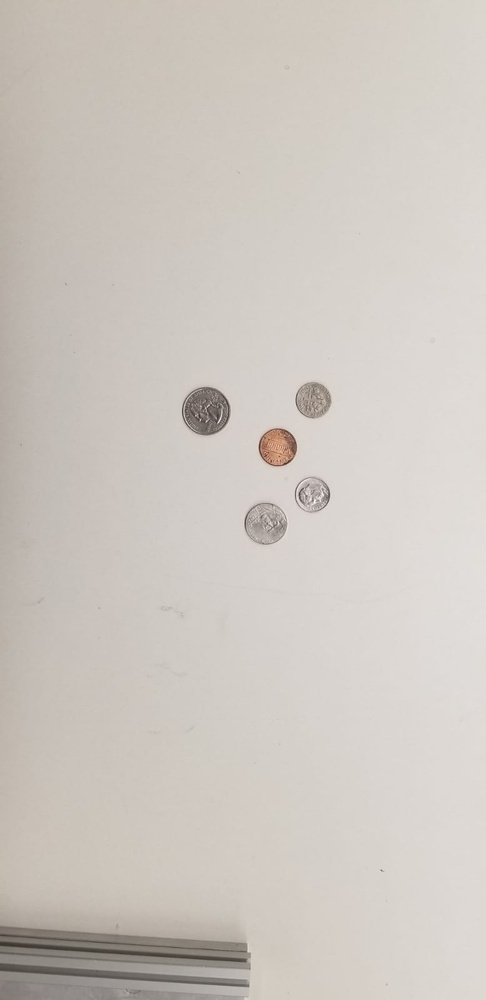
//> input picture image1.jpeg, 486 x 1000 px, shrunk from 777 x 1600 before the run
$ ./coincount image1.jpeg   (built with g++ and OpenCV 4)
//> lines starting //> are read from the running program, lines starting //| are printed output that depends on the picture; after the words box and inside, x2 and y2 are one past the last pixel; in counts of white or black regions, pixels touching at a corner belong together
/*
  Abdul Mannan
  Coin Counter
  CSE4310 Intro to Computer Vision
  July 12, 2018

*/


// include necessary dependencies
#include <iostream>
#include <string>
#include <vector>
#include "opencv2/opencv.hpp"

#include <opencv2/core.hpp>
#include <opencv2/highgui.hpp>
#include <opencv2/imgproc.hpp>


using namespace cv;
using namespace std;

float getCirTh(vector<Point> center);
void processCoin(float ratio);

int quarters =0, nickels=0, dimes =0, pennies= 0;
float total = 0.0;

struct sort_pred{
  bool operator()(const Vec3f &left, const Vec3f &right){
    return left[2]<right[2];
  }
};

int main(int argc, char **argv)
{
    // open the input image

  Mat imageIn = cv::imread(argv[1], CV_LOAD_IMAGE_COLOR);
//> imageIn is the input picture: 1000 rows x 486 cols, CV_8UC3; mean B, G, R 192.8, 199.3, 205.5
  Mat gray;
  cvtColor(imageIn,gray, CV_BGR2GRAY);

  //imshow("Blurred", gray);

  GaussianBlur(gray, gray, Size(1,1), 0, 0);
	// [7 lines of commented-out code are left out]

  Mat imgTh = Mat(gray.rows, gray.cols, CV_8UC1);
  double otsuThVal =  threshold(
    gray, imgTh, 0, 255, CV_THRESH_BINARY | CV_THRESH_OTSU
  ) ;
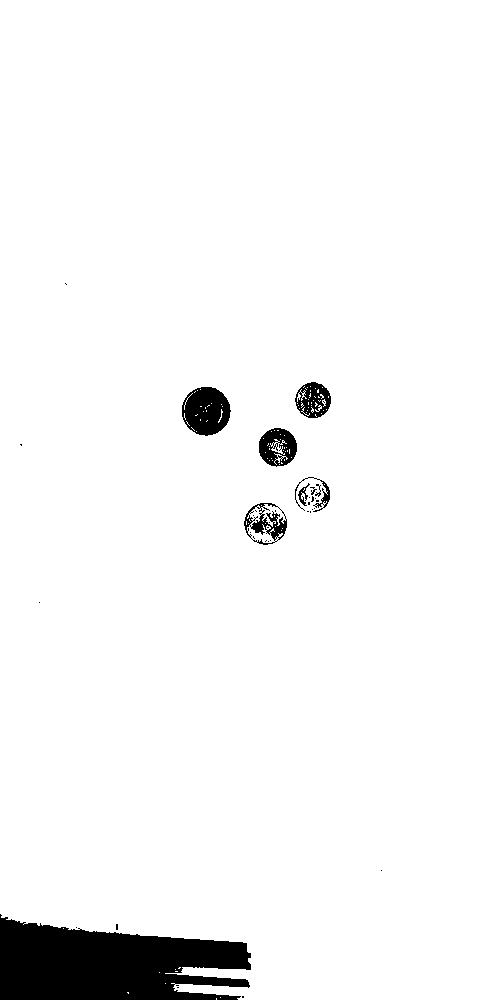
//> imgTh: 1000 rows x 486 cols, CV_8UC1; 95.9% white; 38 black regions (29 under 20 px), largest, box (x1, y1, x2, y2) and area: (0, 914, 251, 1000) 15398, (182, 387, 231, 436) 1783, (259, 428, 297, 467) 984
//> otsuThVal = 165

  //imshow("otsu", imgTh);
  double highTh = otsuThVal, lowTh = otsuThVal * 0.5;
//> highTh = 165; lowTh = 82.5

  Mat edges ;
  Canny(gray, edges, lowTh, highTh, 3);
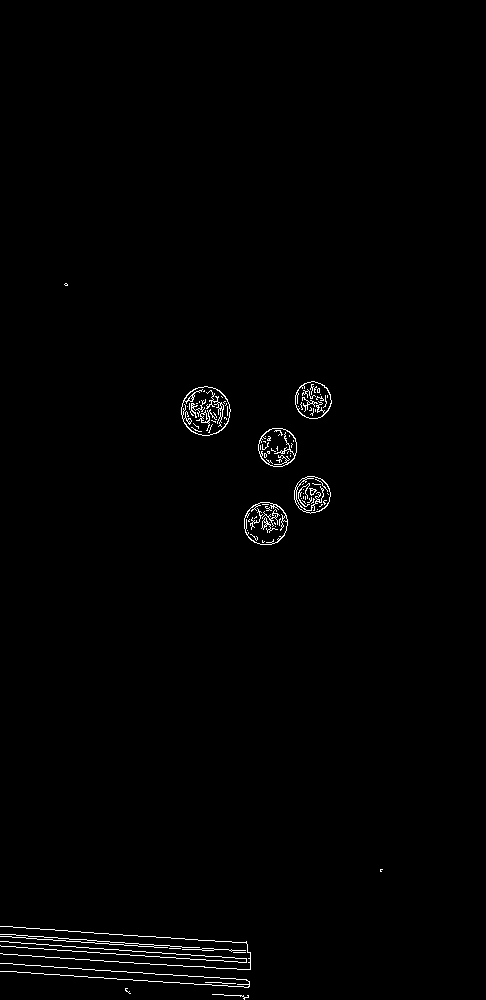
//> edges: 1000 rows x 486 cols, CV_8UC1; 0.9% white in thin lines or dots, all inside (x1, y1, x2, y2) = (0, 283, 383, 1000)

  // Morph, Dilation
  int dilType = MORPH_RECT, dilSize = 1;
  Mat element = getStructuringElement(
    dilType,
    Size(2* dilSize +1, 2*dilSize +1),
    Point(dilSize, dilSize)
  );
  morphologyEx(edges, edges, MORPH_DILATE, element);

  //Canny
  Canny(edges, edges, 50, 250, 3);
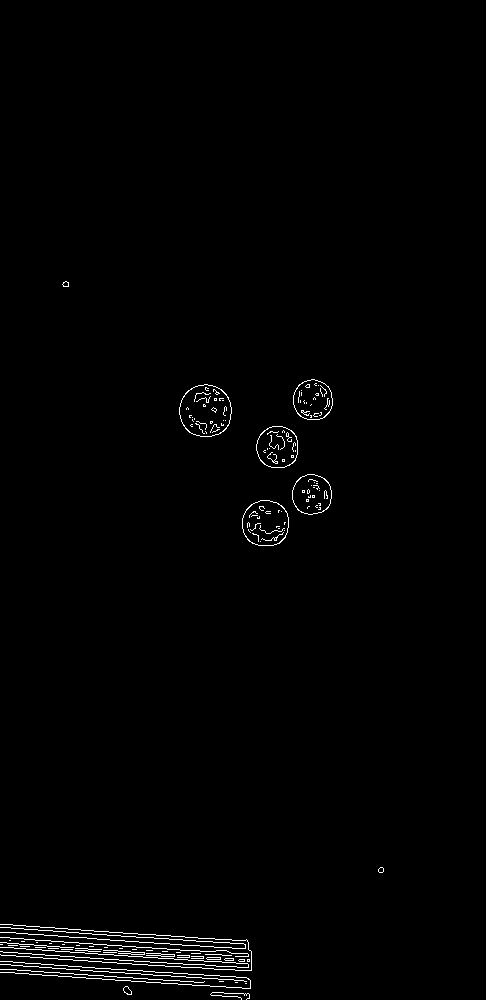
//> edges: 1000 rows x 486 cols, CV_8UC1; 1% white in thin lines or dots, all inside (x1, y1, x2, y2) = (0, 281, 384, 1000)
  //namedWindow("Canny", 0);
  //imshow("Canny", edges);

  // removing false circles
  vector< vector<Point> > contours, contoursFill;
  vector<Vec4i> hierarchy;
  Mat contImg1 = Mat::ones(edges.rows, edges.cols, edges.type());
  Mat contImg2 = Mat::ones(edges.rows, edges.cols, edges.type());

  //find contours in edges
  findContours(edges.clone(), contours, hierarchy, CV_RETR_TREE, CV_CHAIN_APPROX_NONE);
//> contours = 176 contours, 154 with area under 20; largest, box (x1, y1, x2, y2) and area: (179, 384, 232, 437) 2148, (179, 384, 232, 437) 2126, (242, 500, 289, 546) 1704, (242, 500, 289, 546) 1682, (256, 426, 298, 468) 1386

  float circTh;

  for(int j = 0; j<contours.size(); j++){
    if((hierarchy[j][2]) >= 0 && (hierarchy[j][3]) < 0){
      circTh = getCirTh(contours[j]);
      if((circTh > 10) && (circTh <= 30)){
        contoursFill.push_back(contours[j]);
      }
    }
  }
//> this loop made 176 passes
//> (perimeter in getCirTh, area in getCirTh, circTh) on passes 2, 16, 22, 28, 52, 54, 75, 98, 118, 150, 175: (26.73, 43.5, 16.42), (30.83, 27, 35.2), (89.66, 27, 297.7), (112.5, 27, 468.6), (17.07, 21.5, 13.55), (154.5, 1703.5, 14.01), (133.4, 1249, 14.25), (139.4, 1386, 14.02), (174.6, 2148.5, 14.19), (133.4, 1249, 14.25), (19.66, 23, 16.8)

  //

  for(int j = 0; j < contoursFill.size(); j++){
    drawContours(contImg2, contoursFill, j, CV_RGB(255, 255, 255), 1,8);
  }
//> this loop made 11 passes
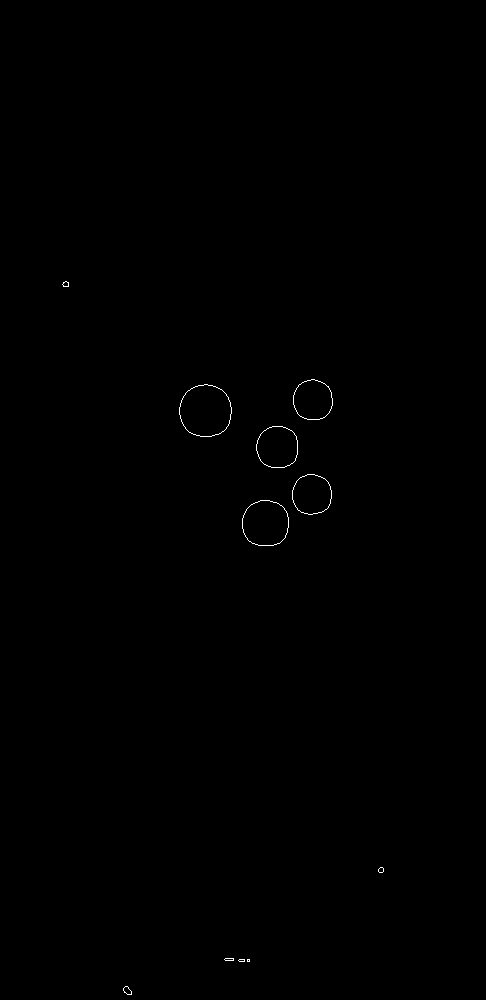
//> contImg2: 1000 rows x 486 cols, CV_8UC1; values 1 (black) and 255 (white), 0.15% white in thin lines or dots, all inside (x1, y1, x2, y2) = (62, 281, 384, 995)

  // this this point it clears out most of the background
  // and edges of coins are almost clear with some noise

  // HoughCircles implementation in following lines
  vector<Vec3f> circles;
  HoughCircles(contImg2, circles, CV_HOUGH_GRADIENT, 2, gray.rows/24 , 200, 30,15,45);
//> circles = 5 circles (x, y, radius): [277, 447, 20.2], [207, 411, 26.6], [311, 493, 20.2], [265, 525, 23.8], [313, 401, 19.8]


  //sorting the circles in descending order
  std::sort(circles.rbegin(), circles.rend(), sort_pred());

  float maxRadius = circles[0][2];
//> maxRadius = 26.6
  float ratio;

  for(size_t i = 0; i < circles.size(); i++){
    Point center(cvRound(circles[i][0]), cvRound(circles[i][1]));
    float radius = circles[i][2];

    //first is center circle, second is outline
    //circle(imageIn, center, 3, Scalar(0, 255, 0),-1,8,0);
    circle(imageIn, center, radius, Scalar(0,0,255),2,8,0);
    // cout << "Radius: " << radius << endl;
    ratio = ((radius*radius)/(maxRadius*maxRadius));
    processCoin(ratio);
  }
//> this loop made 5 passes
//> (center, radius, ratio, total in processCoin) on passes 3 to 5: (Point(277, 447), 20.2, 0.577, 0.4), (Point(311, 493), 20.2, 0.577, 0.5), (Point(313, 401), 19.8, 0.554, 0.6)
//> (center, radius, ratio, total in processCoin, quarters in processCoin) on pass 1: (Point(207, 411), 26.6, 1, 0.25, 1)
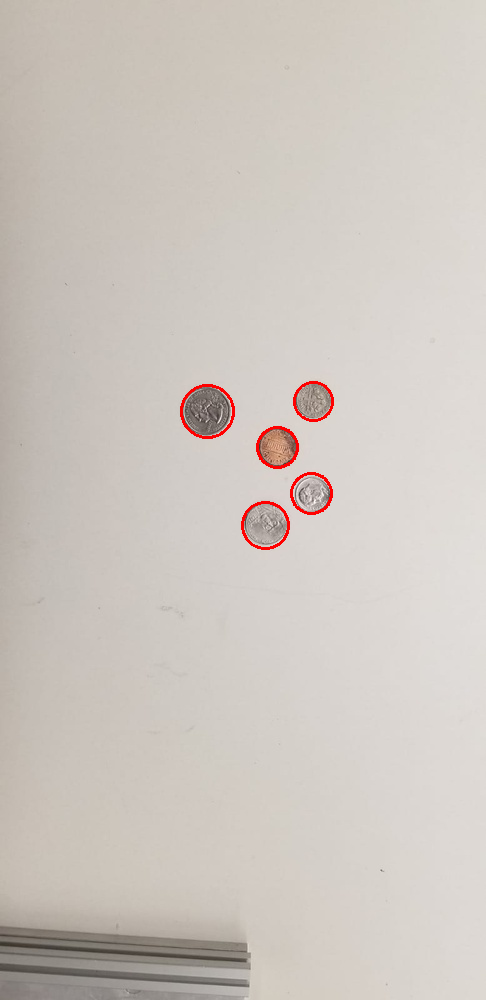
//> imageIn: 1000 rows x 486 cols, CV_8UC3; 0.42% of pixels changed, all inside (x1, y1, x2, y2) = (180, 381, 334, 550)
  // display the input image
  namedWindow("imageIn", WINDOW_AUTOSIZE);
  //setMouseCallback("imageIn", clickCallback, &imageIn);
	imshow("imageIn", imageIn);

	//setMouseCallback("imageIn", clickCallback, &imageIn);
  cout << "Total: " << total << endl;
//| Total: 0.6
  cout << "Quarters: "<< quarters << endl;
//| Quarters: 1
  cout << "Nickels: " << nickels << endl;
//| Nickels: 1
  cout << "Dimes: " << dimes << endl;
//| Dimes: 3
  cout << "Pennies" << pennies << endl;

	waitKey(0);

  return 0;
}

float getCirTh(vector<Point> center){
  float perimeter, area;
  perimeter = arcLength(Mat(center), true);
  area = contourArea(Mat(center));
  return ((perimeter * perimeter)/area);
}

void processCoin(float ratio){
  if(ratio >= 0.90){
    //probably a quarter
    total += 0.25;
    quarters +=1;
  } else if((ratio >= 0.72) && (ratio<0.90)){
    //probably a nickel
    total += 0.05;
    nickels +=1;
  } else if((ratio>=0.60)&&(ratio<0.72)){
    //probably a penny cause its bigger than a dime
    total += 0.01;
    pennies +=1;
  } else if((ratio>=0.20) && (ratio <0.60)){
    //a dime
    total += 0.10;
    dimes += 1;
  }
}
